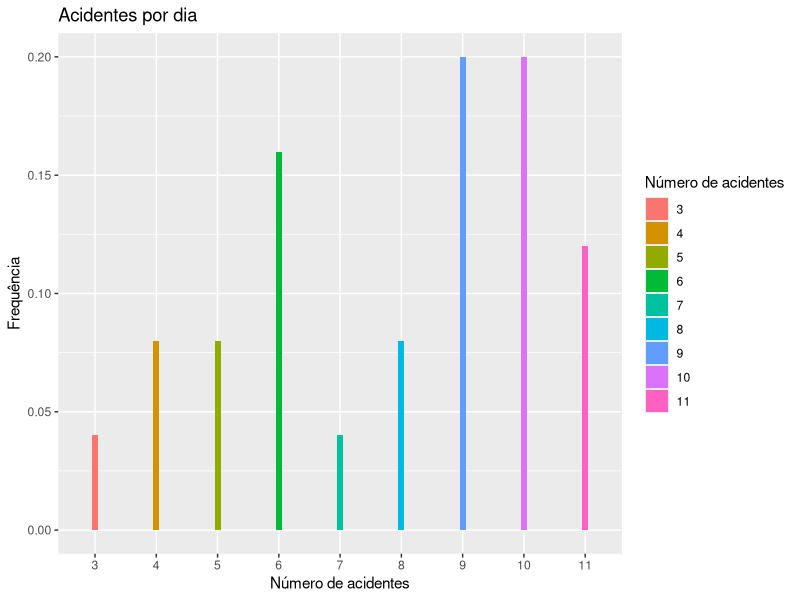
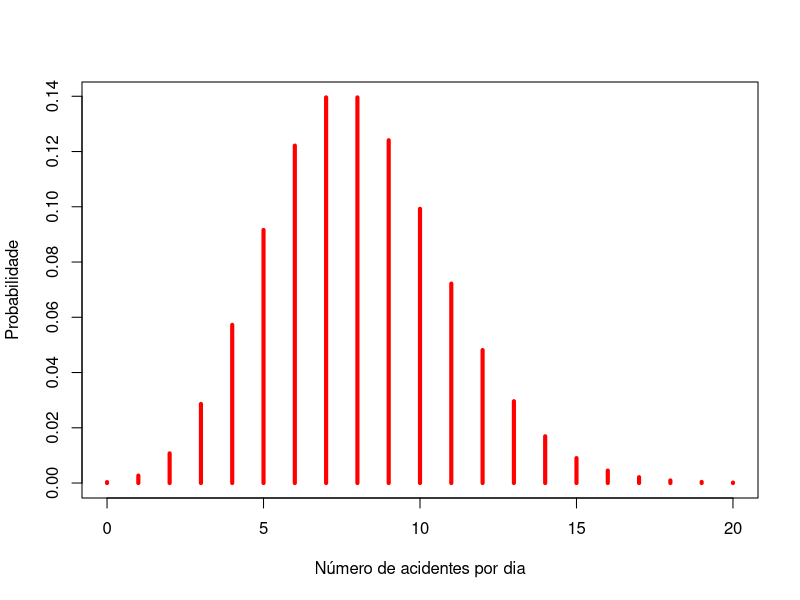

Recreate these plots in R, in order.
## ---- chunk 1
library(tufte)
library(xtable)
library(knitr, quietly = TRUE)
opts_chunk$set(
               cache = TRUE,
               tidy = FALSE,
               comment = "#",
               collapse = TRUE,
               fig.align = "center",
               fig.path = "figures/",
               cache.path = "cache/"
           )
## ---- chunk 2
acidente <- data.frame('acd'= c(9, 6, 9, 11, 10, 10, 6, 10, 9, 4, 8, 10,
                                10, 7, 9, 11, 4, 6, 11, 8, 5, 3, 5, 9, 6))

table(acidente$acd)
## ---- chunk 3
require(ggplot2)
## ---- chunk 4
ggplot(acidente, aes(x = as.factor(acd), y=..count../sum(..count..),
                     fill = as.factor(acd))) +
  geom_bar(width=0.1) +
  labs(title = "Acidentes por dia",
     x = "Número de acidentes",
     y = "Frequência",
     fill='Número de acidentes')
## ---- chunk 5
mean(acidente$acd)
## ---- chunk 6
sd(acidente$acd)
## ---- chunk 7
dpois(x = 12,
      lambda = 8)
## ---- chunk 8
acid_dia <- 0:20
probs <- dpois(x = acid_dia,
              lambda = 8)

probs
## ---- chunk 9
plot(acid_dia, probs, 
     xlab = "Número de acidentes por dia",
     ylab = "Probabilidade",
     type='h',   # Traça uma linha vertical
     col='red',   # Cor da linha
     lwd=4)      # Espessura da linha/ponto
